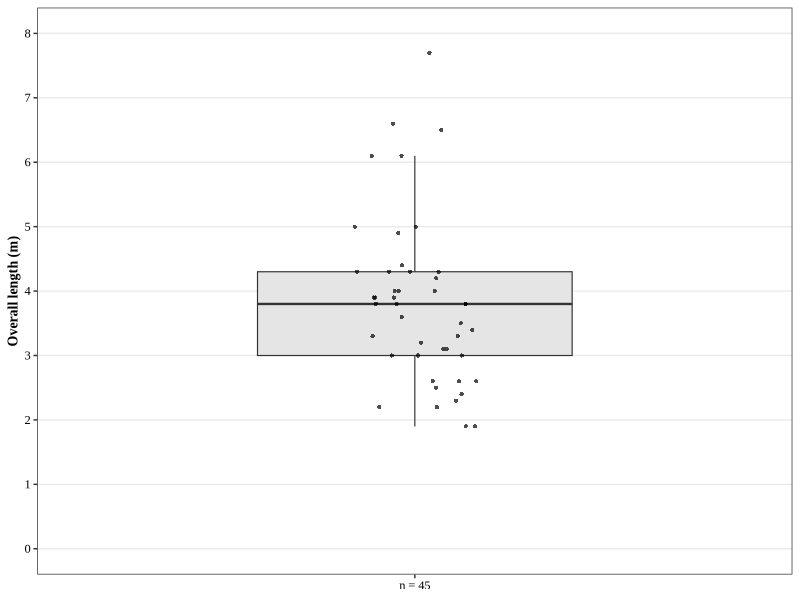
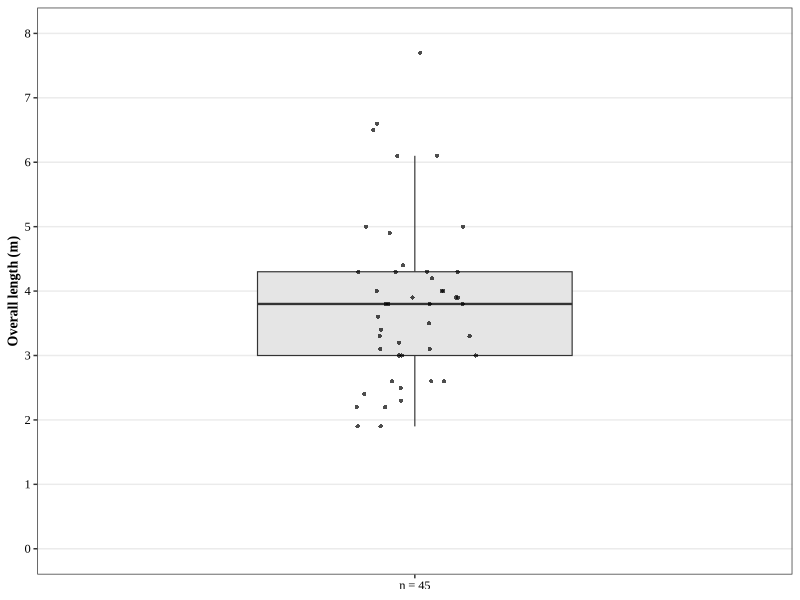

These charts were generated, in order, by the following R code:
# 중부지역 백제 한성기 토기 가마의 전체 길이 분포 (원고 Fig 5; 답변 E-23).
# 자료: 윤예주·주찬혁·송만영 2024, 한국고고학보 2024(2): 221–254, 표 2 '가마크기(m) 길이·폭'
#       → Data/yun2024_table2_kilns.csv (69기 그대로 옮김; 길이는 가마의 전체 길이).
# 길이·폭이 모두 있는 46기 가운데 괄호 값(잔존 치수)인 원주 만종리 4호를 뺀 45기를 한 상자로 그린다.
#   Rscript Rscripts/Fig_KilnLength.R      (Rscripts/make_figures.sh graphs 가 부른다)
library(ggplot2)
library(here)

FONT <- "Times New Roman"
OUT <- here("Results/figures/kiln_length")
dir.create(OUT, showWarnings = FALSE, recursive = TRUE)

d <- read.csv(here("Data/yun2024_table2_kilns.csv"), fileEncoding = "UTF-8", stringsAsFactors = FALSE)
k <- d[!is.na(d$length_m) & !is.na(d$width_m) & d$note == "", ]

x <- k$length_m
g <- data.frame(group = sprintf("n = %d", length(x)), length_m = x)

# 요약값 (답변서·원고 문장의 수치)
s <- data.frame(n = length(x), min = min(x), q1 = unname(quantile(x, .25)), median = median(x),
                q3 = unname(quantile(x, .75)), max = max(x), mean = mean(x),
                n_2.5_6.5 = sum(x >= 2.5 & x <= 6.5), n_4.5_6.5 = sum(x >= 4.5 & x <= 6.5))
write.csv(s, file.path(OUT, "Kiln_Length_summary.csv"), row.names = FALSE)
print(s)

set.seed(1)
p <- ggplot(g, aes(x = group, y = length_m)) +
    geom_boxplot(width = 0.5, outlier.shape = NA, fill = "grey90", linewidth = 0.4) +
    geom_jitter(width = 0.10, height = 0, size = 1.1, shape = 16, alpha = 0.7) +
    scale_y_continuous(limits = c(0, 8), breaks = 0:8) +
    labs(x = NULL, y = "Overall length (m)") +
    theme_bw() +
    theme(text = element_text(family = FONT),
          axis.title.y = element_text(size = 10, colour = "black", face = "bold"),
          axis.text = element_text(size = 9, colour = "black"),
          panel.grid.minor = element_blank(),
          panel.grid.major.x = element_blank())

W <- 2.5; H <- 3.0
ggsave(file.path(OUT, "Kiln_Length.tiff"), p, width = W, height = H, units = "in", dpi = 600,
       compression = "lzw", device = "tiff", type = "cairo")
ggsave(file.path(OUT, "Kiln_Length.jpeg"), p, width = W, height = H, units = "in", dpi = 600,
       quality = 95, device = "jpeg", type = "cairo")
